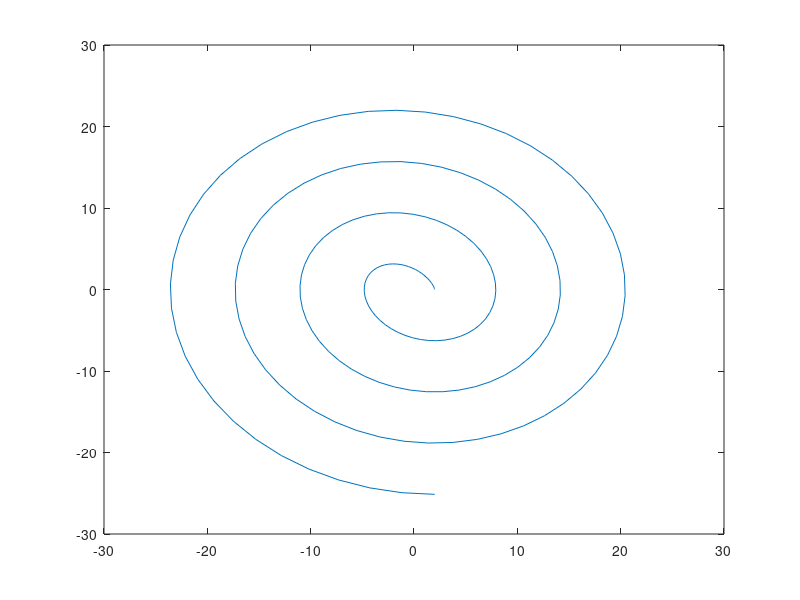

This figure's MATLAB source:
a=1; b=2; c=1;
x = @(t) a * (b * cos(t) + t.*sin(t));
y = @(t) a * (sin(t) - c*t.*cos(t));
t = linspace(0, 8*pi, 200);
plot(x(t), y(t));
